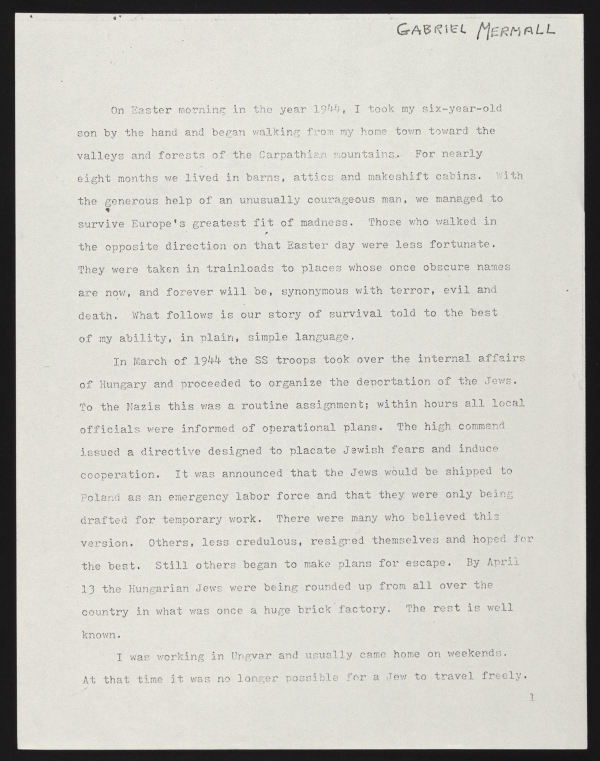
#> input picture tests/page_01/img/img.jpg, 1200 x 1522 px, found by its file name (shown at 1/2 size)
$ python main.py
#> lines starting #> are read from the running program, lines starting #| are printed output that depends on the picture; after the words box and inside, x2 and y2 are one past the last pixel; in counts of white or black regions, pixels touching at a corner belong together
### utility/save.py
import os
from pathlib import Path

from utility.handle import get_options, index_name


def get_relative_folder(path:str):
    i = 0
    while_loop = True
    parent = []
    while i < len(path) and while_loop == True:
        if path[i] not in [".", "..", "..."]:
            while_loop = False
        else:
            parent.append(os.pardir)
            i += 1
    if i < len(Path(__file__).parents):
        if len(path) >= 1:
            return os.path.join(
                os.path.abspath(os.path.join(os.getcwd(), *parent)),
                os.path.join(*path[i:])
            )
        return None
    else:
        ValueError("Path is invalid.")

def handle_valid_file_format(
    name:str,
    format_options:list[str]|None = None,
    warn_save:str = ""
    ):
    second = ""
    if len(name.split(".")) >= 2:
        second = name.split(".")[1]
    if format_options != None:
        second = get_options(
            input = second,
            input_options=format_options,
            message=warn_save)
    if second != "":
        return name.split(".")[0] + "." + second
    return name.split(".")[0]

def get_valid_path(
    path:str,
    abs_path:bool = False,
    # format_options and warn_save are used for forcing user to open and save image file
    # in valid format but we don't sure what files that PIL library support.
    format_options:list[str]|None = None,
    warn_save:str = ""):
    # https://stackoverflow.com/questions/41586429/
    # opencv-saving-images-to-a-particular-folder-of-choice
    # https://stackoverflow.com/questions/27844088/
    # python-get-directory-two-levels-up
    # https://stackoverflow.com/questions/14826888/
    # python-os-path-join-on-a-list
    name = handle_valid_file_format(
        name=path.split("/")[-1],
        format_options=format_options,
        warn_save=warn_save)
    path = path.split("/")[:-1]
    if abs_path == True:
        path = os.path.join(*path)
        return os.path.join("/",path, name)
    else:
        path = get_relative_folder(path)
        if path != None:
            return os.path.join(
                path,
                name
            )
        return name

# [11 lines left out: function get_valid_ith_path, not called in this run]

def create_dir(path:str):
    parent = os.path.join("/",*path.split("/")[:-1])
    if not os.path.exists(path=parent):
        os.makedirs(name=parent)

# [27 lines left out: functions create_text_dir, path_status, not called in this run]

### img_process_class/img_process_gray.py
from typing import Self
import cv2
import numpy as np
from img_process.blur import bilateral_blur, gauss_blur, mean_blur
from img_process.contour import contour_img
from img_process.kernel_2d import sharp_kernel_2d
from img_process.morphology import (
    canny,
    dilate,
    erode,
    opening,
    remove_noise,
    thick_font,
    thin_font
)
from img_process.threshold import threshold, threshold_adapt
from img_process.utility import gray_img, invert_img, rgb_img
from img_process_class.img_process import img_process
from utility.save import get_valid_path


class img_process_gray(img_process):
    def __init__(
            self,
            img: Self | np.ndarray | str,
            abs_path:bool = False):
        if type(img) == Self:
            self.img:np.ndarray = img.img
        elif type(img) == str:
            self.img:np.ndarray = cv2.imread(
                filename=get_valid_path(path=img, abs_path=abs_path)
            )
#> self.img is the input picture: shape (1522, 1200, 3); mean B, G, R 197.6, 203.9, 205.2
            if self.img is None:
                raise ValueError(f"Error: The file at path '{img}' could not be loaded.")
            self.img:np.ndarray = cv2.cvtColor(src=self.img, code=cv2.COLOR_RGB2GRAY)
#> self.img: shape (1522, 1200)
        elif type(img) == np.ndarray:
            self.img:np.ndarray = gray_img(img = img)
        else:
            raise TypeError("Error: Input must be an instance of 'img_process_gray', a NumPy array, or a file path.")

    ########################################################################################################################################################
    # img_process/morphology.py

    def remove_noice(self) -> None:
        self.img = remove_noise(img=self.img)

    def thin_font(self) -> None:
        self.img = thin_font(img=self.img)

    def thick_font(self) -> None:
        self.img = thick_font(img=self.img)

    # Increase the line width of the image
    def dilate(self, kernel: np.ndarray = np.ones(shape=(5, 5), dtype= np.uint8)) -> None:
        self.img = dilate(img=self.img, kernel= kernel)

    # Decrease the line width of the image
    def erode(self, kernel: np.ndarray = np.ones(shape=(5, 5), dtype=np.uint8)) -> None:
        self.img = erode(img=self.img, kernel=kernel)

    # erosion followed by dilation
    def opening(self, kernel: np.ndarray = np.ones(shape=(5, 5), dtype=np.uint8)) -> None:
        self.img = opening(img=self.img, kernel=kernel)

    # thin edge
    def canny(self, low_thresh: int = 100, high_thresh: int = 200) -> None:
        self.img = canny(img=self.img, low_thresh=low_thresh, high_thresh=high_thresh)

    # Blur the image for getting the format of the text
    # [12 lines left out: function contour_img, not called in this run]

    ########################################################################################################################################################
    # img_process/threshold.py
    # Both threshold and threshold_adapt are used for making the clear distinction
    # between background and text in output image.

    def threshold(
        self,
        method: int = cv2.THRESH_BINARY + cv2.THRESH_OTSU,
        thresh_px: int = 0,
        maxval: int = 255,
    ) -> None:
        transformation = threshold(method=method, thresh_px=thresh_px, maxval=maxval)
        self.img = transformation.edit(img=self.img)


    # [22 lines left out: functions threshold_adapt, sharp_filter2d, not called in this run]

    ########################################################################################################################################################
    # img_process/blur.py

    def mean_blur(self, w: int = 15, h:int = 15, scalar: None | int = None) -> None:
        self.img = mean_blur(img=self.img, w=w,h=h, scalar=scalar)

    def gauss_blur(self, ksize_w: int = 15, ksize_h:int = 15) -> None:
        self.img = gauss_blur(img=self.img, ksize_w=ksize_w,ksize_h=ksize_h)

    def bilateral_blur(self, ksize: int = 15, effect: int = 75) -> None:
        self.img = bilateral_blur(img=self.img, ksize=ksize, effect=effect)

    ########################################################################################################################################################
    # img_process/utility.py

    # Make the black area of the image become white and vice versa
    def invert_img(self) -> None:
        self.img = invert_img(img=self.img)

    ########################################################################################################################################################
    def get_gray_img(self):
        return self.img

    def get_rgb_img(self):
        return rgb_img(img = self.img)

### img_process/zoom.py
import cv2
import numpy as np
from img_process.utility import get_size

# https://github.com/wjbmattingly/ocr_python_textbook/blob/main/02_02_working%20with%20opencv.ipynb

# [9 lines left out: function remove_borders, not called in this run]

def zoom(img: np.ndarray, scale: int = 1) -> np.ndarray:
    # https://stackoverflow.com/questions/69050464/zoom-into-image-with-opencv
    # scale < 1 implies Zoom out
    # scale > 1 implies Zoom in
#> called with scale = 1.23
    rotation_matrix = cv2.getRotationMatrix2D(
        center=(img.shape[1] / 2, img.shape[0] / 2), angle=0, scale=abs(scale)
    )
    result = cv2.warpAffine(
        src=img, M=rotation_matrix, dsize=img.shape[1::-1], flags=cv2.INTER_LINEAR
    )
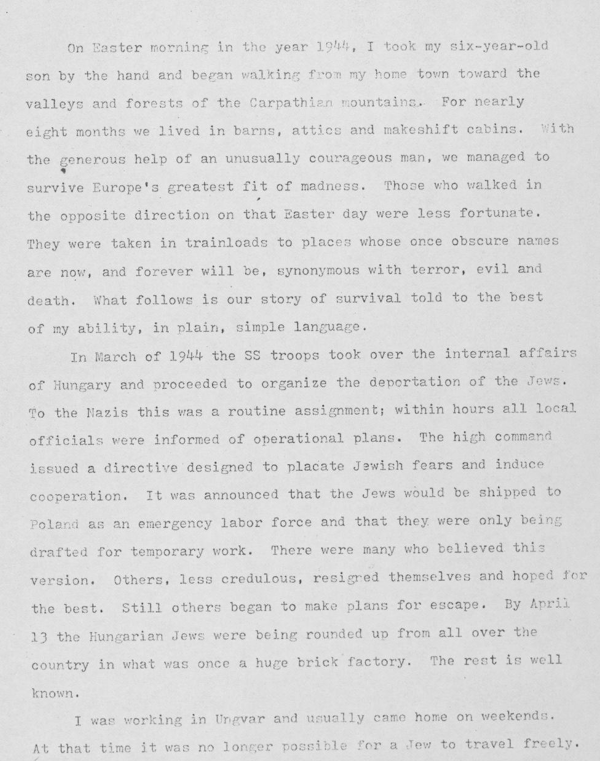
#> result: shape (1522, 1200) (shown at 1/2 size); min 45, max 250, mean 217.6
    return result


# [25 lines left out: functions create_borders, crop, not called in this run]

### img_process/rotate.py
from img_process.contour import contour_img
import numpy as np
import cv2
from img_process.warning import warn_sort_general_contours
from utility.handle import get_options

#-----------------------------------------------------------------------------------------

# Get the array of rectangles that indicate the boundary of text in img image.
# It is recommended to transform the input image using contour_img before use this function.
def get_general_contours(img: np.ndarray) -> tuple:
    contours, hierarchy = cv2.findContours(
        image=img,
        mode=cv2.RETR_LIST,
        method=cv2.CHAIN_APPROX_SIMPLE
    )
    return contours

#-----------------------------------------------------------------------------------------

def sort_general_contours(
    contour: list | tuple, reverse: bool = False, method: int = 4
) -> list:
    method = get_options(
        input=method,
        input_options=(4, 0, 1, 2, 3),
        message=warn_sort_general_contours()
    )
    if method in [0, 1, 2, 3]:
        return sorted(
            contour,
            key=lambda x: cv2.boundingRect(array=x)[method],
            reverse=reverse,
        )
    return sorted(
        contour,
        key=lambda x: cv2.contourArea(contour=x),
        reverse=reverse,
    )

#-----------------------------------------------------------------------------------------

def get_skew_angle(img: np.ndarray) -> int:
    # https://github.com/wjbmattingly/ocr_python_textbook/blob/main/02_02_working%20with%20opencv.ipynb
    # https://becominghuman.ai/how-to-automatically-deskew-straighten-a-text-image-using-opencv-a0c30aed83df

    #####################################################################################################################

    # 1.st Step
    # Convert image to gray image and blur the image to rease noise in the image.

    # 2.nd Step
    # Then find the area with text
    # With a larger kernel on X axis to get rid of all spaces between words,
    # and a smaller kernel on Y axis to blend in lines of one block between each other,
    # but keep larger spaces between text blocks intact. (in the original state or similar to that state)
    # text becomes white (255,255,255), and background is black (0,0,0)

    if len(img.shape) == 3:
        img = cv2.cvtColor(src = img, code = cv2.COLOR_BGR2GRAY)
    img = contour_img(img = img)

    #####################################################################################################################

    # 3.rd Find text blocks (contour detect white area)

    # 4.th There can be various approaches to determine skew angle,
    # but we’ll stick to the simple one — take the largest text block and use its angle.
    largest_contour = sort_general_contours(contour = get_general_contours(img = img))[-1]

    #####################################################################################################################

    # 5.th calculating angle.
    # The angle value always lies between [-90,0).
    # https://theailearner.com/tag/cv2-minarearect/

    min_area_rect = cv2.minAreaRect(points = largest_contour)
    angle = min_area_rect[-1]
    if angle < -45:
        angle = 90 + angle
    if angle > 45:
        angle = angle - 90

    return angle

#-----------------------------------------------------------------------------------------

def rotate(img: np.ndarray, angle: int | None = None) -> np.ndarray:
    (h, w) = img.shape[:2]
    center = (w // 2, h // 2)
    if not isinstance(angle, (int, float)):
        angle = get_skew_angle(img = img)
    rotation_matrix = cv2.getRotationMatrix2D(center=center, angle=angle, scale=1.0)
    return cv2.warpAffine(
        src=img,
        M=rotation_matrix,
        dsize=(w, h),
        flags=cv2.INTER_CUBIC,
        borderMode=cv2.BORDER_REPLICATE,
    )

#-----------------------------------------------------------------------------------------

### img_process/contour.py
import cv2
import numpy as np
from img_process.utility import get_ksize
from img_process.warning import warn_sort_contours
from utility.handle import get_options
from img_process.threshold import threshold
from img_process.utility import get_rgb, check_img, set_px

#-----------------------------------------------------------------------------------------

'''
What is contour in image processing ?

Contours can be explained simply as a curve joining all the continuous points
(along the boundary), having same color or intensity. The contours are a useful tool for
dealing with image with columns of text e.g. bill, table of contents page etc. in the
context of OCR.

Reference
-   https://youtu.be/9FCw1xo_s0I?si=nkbaYLAZCLCSGUe5
-   https://docs.opencv.org/3.4/d4/d73/tutorial_py_contours_begin.html
'''

#-----------------------------------------------------------------------------------------

# Get the array of rectangles that indicate the boundary of text in img image.
# It is recommended to transform the input image using contour_img before use this function.
# [10 lines left out: function get_contours, not called in this run]

#-----------------------------------------------------------------------------------------

# Blur the image for getting the format of the text
def contour_img(
    img: np.ndarray,
    thresh_px: int = 0,
    kernel: np.ndarray = np.ones(shape=(2, 30)),
    ksize: int = 9,
) -> np.ndarray:
    # 1. Blur the image.
#> called with thresh_px = 0, kernel = array of shape (2, 30), ksize = 9
    ksize = get_ksize(n=ksize)
    img = cv2.GaussianBlur(src=img, ksize=(ksize, ksize), sigmaX=0)
    # 2. Make the clear distinction between background and text in output image.
    transformation = threshold(
        method=cv2.THRESH_BINARY_INV + cv2.THRESH_OTSU,
        thresh_px=thresh_px,
        maxval=255)
    img=transformation.edit(img=img)
    # 3. Increase line width.
    img = cv2.dilate(src=img, kernel=kernel, iterations=1)
    return img

#-----------------------------------------------------------------------------------------

# Sort the get_contours(img) based on x, y, width, height and size, using this function.
'''
dilate_img = contour_img(img)
contours = get_contours(dilate_img)
sort_by_area = sort_contour(contours, 4)
'''
# [19 lines left out: function sort_contours, not called in this run]

#-----------------------------------------------------------------------------------------

# draw a rectangle in the img image.
# This function can also draw rectangle based on contour like this
# Note that : rgb == None means no color.
'''
dilate_img = contour_img(img)
contours = get_contours(dilate_img)
x, y, w, h = cv2.boundingRect(contours[0])
draw_img = rectangle(img=img, rgb=rgb,x=x, y=y, w=w, h=h)
'''
# [12 lines left out: function rectangle, not called in this run]

def line(img:np.ndarray, rgb:list[int]|int|None, x_00:int, y_00:int, x_01:int, y_01:int):
    return cv2.line(img=img, pt1 = (x_00, y_00), pt2 = (x_01, y_01), color=rgb, thickness=3)

#-----------------------------------------------------------------------------------------

def get_box_area(b:list[int]):
    return (b[0] + b[2]) * (b[1] + b[3])

### img_process/threshold.py
import cv2
import numpy as np
from img_process.utility import set_px, get_ksize, gray_img
from img_process.warning import warn_thresh
from utility.handle import get_options

class threshold:
    def __init__(
        self,
        method: int = cv2.THRESH_BINARY + cv2.THRESH_OTSU,
        thresh_px: int = 0,
        maxval: int = 255,
    ):
        self.method = method
        self.thresh_px = set_px(n=thresh_px)
        self.maxval = set_px(n=maxval)

    def edit(self, img: np.ndarray) -> np.ndarray:
        img = gray_img(img = img)
        return cv2.threshold(
            src=img, thresh=self.thresh_px, maxval=self.maxval, type=self.method
        )[1]
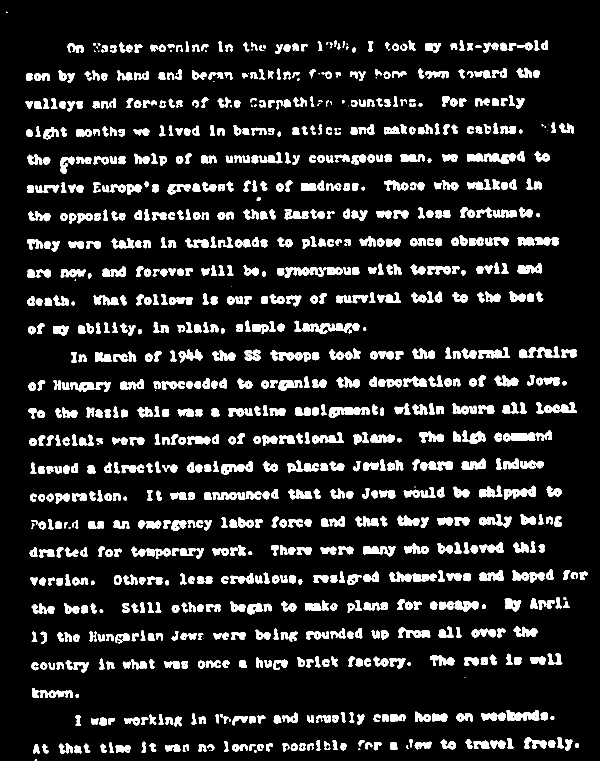
#> returned value: shape (1522, 1200) (shown at 1/2 size); 12.1% white; 1070 white regions (40 under 20 px), largest, box (x1, y1, x2, y2) and area: (934, 307, 1033, 328) 1307, (1038, 693, 1119, 717) 1048, (1013, 1420, 1079, 1442) 956

    def help() -> None:
        print(warn_thresh())


class threshold_adapt:
    # [28 lines left out: functions __init__, edit, not called in this run]

    def help() -> None:
        print(warn_thresh())

### basic_ocr/basic_ocr.py
import numpy as np

from img_process_class.img_process_gray import img_process_gray
from ocr_box.ocr_box_editor import ocr_box_editor
from ocr_box.ocr_box_reader import ocr_box_reader
from utility.save import get_valid_ith_path


def get_threshold_img(
        image:np.ndarray|str,
        scale:int = 1,
        save_path:str|None = "img/img_out.jpg",
        abs_path_input:bool = False,
        abs_path_output:bool = False,
        thick_font:bool = False
    ) -> img_process_gray:
    # time : O(n) depending on the size of image regardless of how Open CV works
    # space: O(n)
    img = img_process_gray(img=image, abs_path=abs_path_input)
    img.zoom(scale=scale)
    img.rotate()
    img.threshold()
    if thick_font == True:
        img.thick_font()
    if save_path != None:
        img.save_img(
            path=save_path,
            abs_path=abs_path_output
        )
    return img

# [167 lines left out: functions get_ocr, get_many_ocrs, get_table_img, not called in this run]

### img_process/utility.py
import cv2
import numpy as np

from img_process.warning import warn_valid_img

# Make the black area of the image become white and vice versa
def invert_img(img: np.ndarray) -> np.ndarray:
    return cv2.bitwise_not(src=img)

def get_ksize(n: int) -> int:
    n = int(n)
    if n < 3:
        return 3
    else:
        if n % 2 == 1:
            return n
        else:
            return n + 1

def set_px(n: int) -> int:
    if n < 0:
        return 0
    elif n > 255:
        return 255
    else:
        return n

# [12 lines left out: function get_size, not called in this run]

def gray_img(img: np.ndarray) -> np.ndarray:
    if len(img.shape) == 3:
        return cv2.cvtColor(src=img, code=cv2.COLOR_RGB2GRAY)
    elif len(img.shape) == 2:
        return np.copy(img)
    else:
        raise ValueError(warn_valid_img())

# [26 lines left out: functions rgb_img, check_img, get_rgb, not called in this run]

"""
Reference
1. Tesseract OCR Tutorial
* https://nanonets.com/blog/ocr-with-tesseract/
2. How to Open an Image in Python with PIL
* https://youtu.be/UxYJxcdLrs0?si=biuELY46TWTwhqvX

"""

### img_process/warning.py
#------------------------------------------------------------------------
# contours.py

# [66 lines left out: functions warn_sort_contours, warn_kernel_2d, not called in this run]

#------------------------------------------------------------------------
# rotate.py

def warn_sort_general_contours():
    return """
-------------------------------------------------------------------------------------------
img_process/rotate.py/def sort_general_contours

def sort_general_contours(
    contour: list | tuple,
    reverse: bool = False,
    method: int = 4
) -> list:
# This function sort the `contour` list or tuple, based on `method` option.

available `method` options
-   0 = x
-   1 = y
-   2 = width
-   3 = height
-   4 = size
-------------------------------------------------------------------------------------------
    """

#------------------------------------------------------------------------
# threshold.py

# [80 lines left out: function warn_thresh, not called in this run]

#------------------------------------------------------------------------
# utility.py

def warn_valid_img():
    return "Error: Invalid NumPy array. len(img.shape) must be 2 or 3."

#------------------------------------------------------------------------
# show.py

# [24 lines left out: function warn_save_img, not called in this run]

### utility/handle.py

def get_options(input: any, input_options: tuple, message: str) -> any:
    if input not in input_options:
        print(message)
        return input_options[0]
    else:
        return input

# [4 lines left out: function index_name, not called in this run]

### img_process_class/img_process.py
import numpy as np

from img_process.rotate import rotate
from img_process.show import save_img, show_img
from img_process.zoom import create_borders, crop, remove_borders, zoom


class img_process:
    def __init__(self, img: any):
        self.img:any = img
    ########################################################################################################################################################
    # read img
    # img_process/show.py

    def show_img(self, title: str = "img_out") -> None:
        show_img(img=self.img, title=title)

    def save_img(
        self,
        path:str = "img/img_out.jpg",
        abs_path:bool = False
    ) -> None:
        save_img(
            img=self.img,
            path=path,
            abs_path=abs_path)

    # [4 lines left out: function shape, not called in this run]

    ########################################################################################################################################################
    # edit img
    # img_process/(zoom.py, rotate.py)

    def zoom(self, scale: int = 1) -> None:
        self.img = zoom(img=self.img, scale=scale)

    def remove_borders(self) -> None:
        self.img = remove_borders(img=self.img)

    # [8 lines left out: function crop, not called in this run]

    def create_borders(self, size: int = 50) -> None:
        self.img = create_borders(img=self.img, size=size)

    def rotate(self, angle: int | None = None) -> None:
        self.img = rotate(img=self.img, angle=angle)
#> in contour_img, `img = cv2.dilate(src=img, kernel=kernel, iterations=1)`:
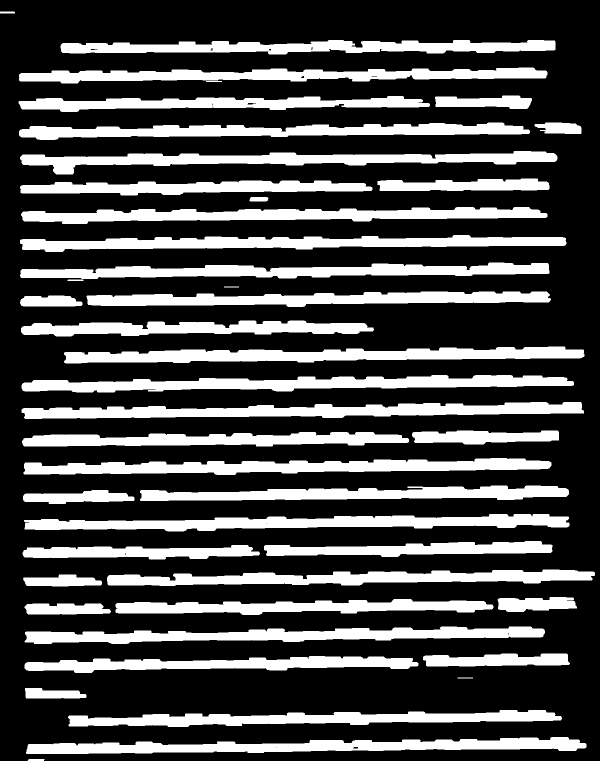
#> img: shape (1522, 1200) (shown at 1/2 size); 28.7% white; 44 white regions
#> in get_general_contours, `contours, hierarchy = cv2.findContours( image=img, mode=cv2.RETR_LIST,..`: contours = 60 contours, 10 with area under 20; largest, box (x1, y1, x2, y2) and area: (43, 804, 1168, 838) 21827, (43, 750, 1148, 785) 21282, (128, 693, 1169, 727) 20927, (47, 916, 1103, 950) 20912, (48, 1028, 1139, 1063) 20838
#> (the rest of the program and of its run is left out)
